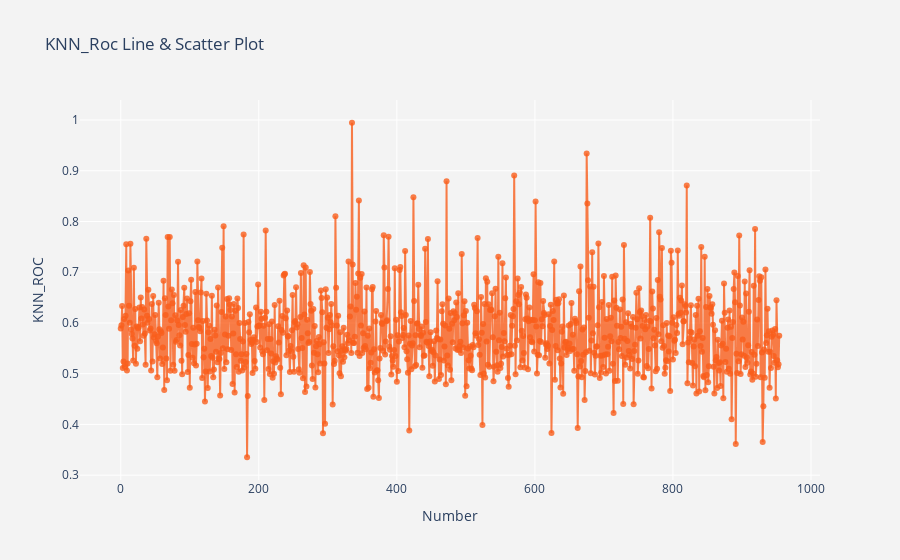

Notebook code for this chart:
### Code cell
# 可视化展示
x_ = [x for x in range(len(knn_roc))]
trace = go.Scatter(x = x_, y = knn_roc, mode = "lines + markers", name = "KNN_ROC",
                   marker = dict(color='rgba(249, 94, 28, 0.8)', size=6),
                  )
data = [trace]
layout = dict(title = 'KNN_Roc Line & Scatter Plot',
              xaxis = dict(title='Number', ticklen=5, zeroline=False, zerolinewidth=1, gridcolor="white"),
              yaxis = dict(title='KNN_ROC', ticklen= 5, zeroline= False, zerolinewidth=1, gridcolor="white",),
              paper_bgcolor='rgb(243, 243, 243)',
              plot_bgcolor='rgb(243, 243, 243)' )
fig = dict(data=data, layout=layout)
iplot(fig)

### Figure 1 — Plotly figure (JSON) as saved in the notebook; plotly's stock layout.template omitted (floating-point values rounded to 4 significant figures; data arrays with more than 128 entries replaced by an {"elided": "..."} marker saying what was removed)
{"data": [{"marker": {"color": "rgba(249, 94, 28, 0.8)", "size": 6}, "mode": "lines+markers", "name": "KNN_ROC", "type": "scatter", "x": {"elided": "955 int values"}, "y": {"elided": "955 float values"}}], "layout": {"paper_bgcolor": "rgb(243, 243, 243)", "plot_bgcolor": "rgb(243, 243, 243)", "title": {"text": "KNN_Roc Line & Scatter Plot"}, "xaxis": {"gridcolor": "white", "ticklen": 5, "title": {"text": "Number"}, "zeroline": false, "zerolinewidth": 1}, "yaxis": {"gridcolor": "white", "ticklen": 5, "title": {"text": "KNN_ROC"}, "zeroline": false, "zerolinewidth": 1}}}
